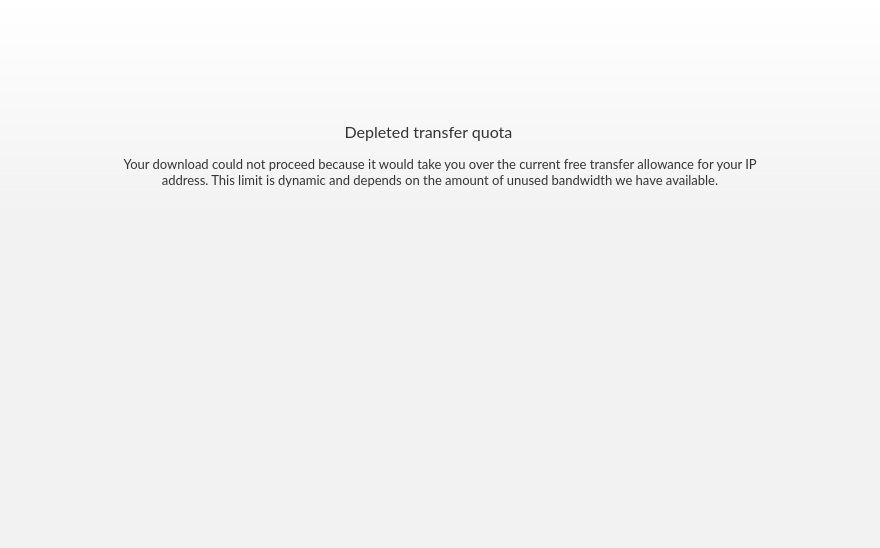
<?xml version="1.0" encoding="UTF-8"?>
<ui version="4.0">
 <class>UpgradeDialog</class>
 <widget class="QDialog" name="UpgradeDialog">
  <property name="geometry">
   <rect>
    <x>0</x>
    <y>0</y>
    <width>880</width>
    <height>548</height>
   </rect>
  </property>
  <property name="minimumSize">
   <size>
    <width>880</width>
    <height>548</height>
   </size>
  </property>
  <property name="maximumSize">
   <size>
    <width>880</width>
    <height>548</height>
   </size>
  </property>
  <property name="windowTitle">
   <string>Depleted transfer quota</string>
  </property>
  <property name="styleSheet">
   <string notr="true">#UpgradeDialog
{
	background-color: #F2F2F2;
}</string>
  </property>
  <layout class="QVBoxLayout" name="verticalLayout">
   <property name="spacing">
    <number>0</number>
   </property>
   <property name="leftMargin">
    <number>0</number>
   </property>
   <property name="topMargin">
    <number>0</number>
   </property>
   <property name="rightMargin">
    <number>0</number>
   </property>
   <property name="bottomMargin">
    <number>0</number>
   </property>
   <item>
    <widget class="QWidget" name="widgetHeader" native="true">
     <property name="minimumSize">
      <size>
       <width>0</width>
       <height>216</height>
      </size>
     </property>
     <property name="maximumSize">
      <size>
       <width>16777215</width>
       <height>216</height>
      </size>
     </property>
     <property name="styleSheet">
      <string notr="true">#widgetHeader
{
background: qlineargradient( x1:0 y1:0, x2:0 y2:1, stop:0 #FFFFFF, stop:1 #F2F2F2);
}</string>
     </property>
     <layout class="QVBoxLayout" name="verticalLayout_3">
      <property name="spacing">
       <number>0</number>
      </property>
      <property name="leftMargin">
       <number>0</number>
      </property>
      <property name="topMargin">
       <number>0</number>
      </property>
      <property name="rightMargin">
       <number>0</number>
      </property>
      <property name="bottomMargin">
       <number>0</number>
      </property>
      <item>
       <spacer name="verticalSpacer">
        <property name="orientation">
         <enum>Qt::Vertical</enum>
        </property>
        <property name="sizeType">
         <enum>QSizePolicy::Fixed</enum>
        </property>
        <property name="sizeHint" stdset="0">
         <size>
          <width>20</width>
          <height>32</height>
         </size>
        </property>
       </spacer>
      </item>
      <item alignment="Qt::AlignHCenter">
       <widget class="QToolButton" name="toolButtonIconImage">
        <property name="minimumSize">
         <size>
          <width>64</width>
          <height>64</height>
         </size>
        </property>
        <property name="maximumSize">
         <size>
          <width>64</width>
          <height>64</height>
         </size>
        </property>
        <property name="focusPolicy">
         <enum>Qt::NoFocus</enum>
        </property>
        <property name="styleSheet">
         <string notr="true">#toolButtonIconImage
{
 border: none;
}</string>
        </property>
        <property name="text">
         <string/>
        </property>
        <property name="icon">
         <iconset>
          <normalon>:/images/transfer_empty_64.png</normalon>
         </iconset>
        </property>
        <property name="iconSize">
         <size>
          <width>64</width>
          <height>64</height>
         </size>
        </property>
       </widget>
      </item>
      <item>
       <layout class="QHBoxLayout" name="horizontalLayout">
        <item>
         <spacer name="horizontalSpacer">
          <property name="orientation">
           <enum>Qt::Horizontal</enum>
          </property>
          <property name="sizeHint" stdset="0">
           <size>
            <width>40</width>
            <height>20</height>
           </size>
          </property>
         </spacer>
        </item>
        <item>
         <widget class="QLabel" name="labelTitle">
          <property name="minimumSize">
           <size>
            <width>189</width>
            <height>24</height>
           </size>
          </property>
          <property name="maximumSize">
           <size>
            <width>189</width>
            <height>24</height>
           </size>
          </property>
          <property name="styleSheet">
           <string notr="true">color: #333333;
font-family: Lato;
font-size: 16px;</string>
          </property>
          <property name="text">
           <string>Depleted transfer quota</string>
          </property>
          <property name="alignment">
           <set>Qt::AlignCenter</set>
          </property>
         </widget>
        </item>
        <item>
         <widget class="QToolButton" name="toolButtonQuestion">
          <property name="minimumSize">
           <size>
            <width>24</width>
            <height>24</height>
           </size>
          </property>
          <property name="maximumSize">
           <size>
            <width>24</width>
            <height>24</height>
           </size>
          </property>
          <property name="styleSheet">
           <string notr="true">#toolButtonQuestion
{
	border: none;
}</string>
          </property>
          <property name="text">
           <string notr="true"/>
          </property>
          <property name="icon">
           <iconset resource="../Resources_linux.qrc">
            <normaloff>:/images/icon_question_white.png</normaloff>:/images/icon_question_white.png</iconset>
          </property>
          <property name="iconSize">
           <size>
            <width>24</width>
            <height>24</height>
           </size>
          </property>
         </widget>
        </item>
        <item>
         <spacer name="horizontalSpacer_2">
          <property name="orientation">
           <enum>Qt::Horizontal</enum>
          </property>
          <property name="sizeHint" stdset="0">
           <size>
            <width>40</width>
            <height>20</height>
           </size>
          </property>
         </spacer>
        </item>
       </layout>
      </item>
      <item alignment="Qt::AlignHCenter">
       <widget class="QLabel" name="labelInfo">
        <property name="minimumSize">
         <size>
          <width>640</width>
          <height>48</height>
         </size>
        </property>
        <property name="maximumSize">
         <size>
          <width>640</width>
          <height>48</height>
         </size>
        </property>
        <property name="styleSheet">
         <string notr="true">#labelInfo
{
    color: #333333;
	font-family: Lato;
	font-size: 13px;
	line-height: 24px;
}</string>
        </property>
        <property name="text">
         <string>Your download could not proceed because it would take you over the current free transfer allowance for your IP address. This limit is dynamic and depends on the amount of unused bandwidth we have available.</string>
        </property>
        <property name="alignment">
         <set>Qt::AlignHCenter|Qt::AlignTop</set>
        </property>
        <property name="wordWrap">
         <bool>true</bool>
        </property>
       </widget>
      </item>
     </layout>
    </widget>
   </item>
   <item>
    <spacer name="verticalSpacer_2">
     <property name="orientation">
      <enum>Qt::Vertical</enum>
     </property>
     <property name="sizeHint" stdset="0">
      <size>
       <width>20</width>
       <height>48</height>
      </size>
     </property>
    </spacer>
   </item>
   <item>
    <widget class="QWidget" name="wPlans" native="true">
     <property name="minimumSize">
      <size>
       <width>0</width>
       <height>242</height>
      </size>
     </property>
     <property name="maximumSize">
      <size>
       <width>16777215</width>
       <height>242</height>
      </size>
     </property>
     <property name="styleSheet">
      <string notr="true">#wPlans
{
  background-color: #F2F2F2;
}</string>
     </property>
    </widget>
   </item>
   <item>
    <widget class="QWidget" name="widgetFooter" native="true">
     <property name="minimumSize">
      <size>
       <width>0</width>
       <height>62</height>
      </size>
     </property>
     <property name="maximumSize">
      <size>
       <width>16777215</width>
       <height>62</height>
      </size>
     </property>
     <layout class="QHBoxLayout" name="horizontalLayout_2">
      <property name="spacing">
       <number>0</number>
      </property>
      <property name="leftMargin">
       <number>0</number>
      </property>
      <property name="topMargin">
       <number>0</number>
      </property>
      <property name="rightMargin">
       <number>0</number>
      </property>
      <property name="bottomMargin">
       <number>0</number>
      </property>
      <item alignment="Qt::AlignHCenter">
       <widget class="QLabel" name="labelRemainingTime">
        <property name="minimumSize">
         <size>
          <width>675</width>
          <height>40</height>
         </size>
        </property>
        <property name="maximumSize">
         <size>
          <width>16777215</width>
          <height>40</height>
         </size>
        </property>
        <property name="styleSheet">
         <string notr="true">#labelRemainingTime
{
  font-family: Lato;
  font-size: 14px;
  color: #333333;
}</string>
        </property>
        <property name="lineWidth">
         <number>2</number>
        </property>
        <property name="text">
         <string/>
        </property>
        <property name="alignment">
         <set>Qt::AlignCenter</set>
        </property>
        <property name="wordWrap">
         <bool>true</bool>
        </property>
       </widget>
      </item>
     </layout>
    </widget>
   </item>
  </layout>
 </widget>
 <resources>
  <include location="../Resources_linux.qrc"/>
 </resources>
 <connections/>
</ui>
